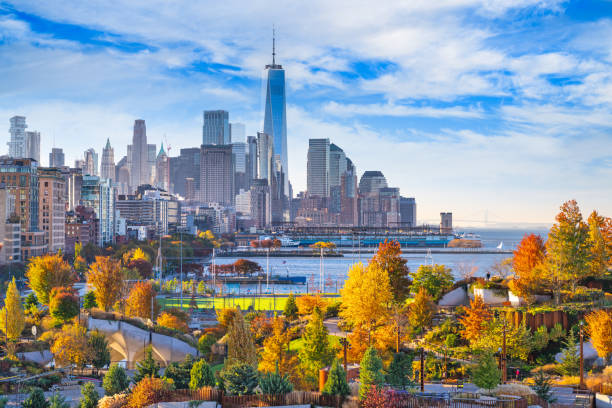
#> input picture NewYork.jpg, 612 x 408 px
$ python histogram.py
#> lines starting #> are read from the running program, lines starting #| are printed output that depends on the picture
import cv2 as cv
import numpy as np
import matplotlib.pyplot as plt

img = cv.imread('NewYork.jpg')
#> img is the input picture: shape (408, 612, 3); mean B, G, R 153.3, 149.1, 140.7
cv.imshow('Original', img)

gray = cv.cvtColor(img, cv.COLOR_BGR2GRAY)
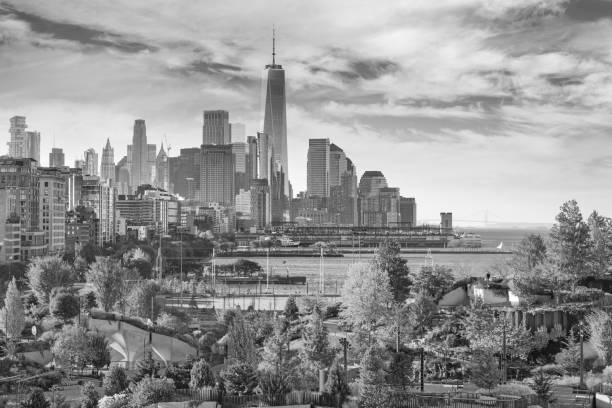
#> gray: shape (408, 612); min 2, max 255, mean 147.1
cv.imshow('Gray', gray)

# Create a histogram of the grayscale image
gray_hist = cv.calcHist([gray], [0], None, [256], [0, 256])
#> gray_hist = 256 values, max 2095 at index 188, min 0 at index 0, mean 975.4
plt.figure()
plt.title('Grayscale Histogram')
plt.xlabel('Bins')
plt.ylabel('# of Pixels')
plt.plot(gray_hist)
plt.xlim([0, 256])
plt.show()
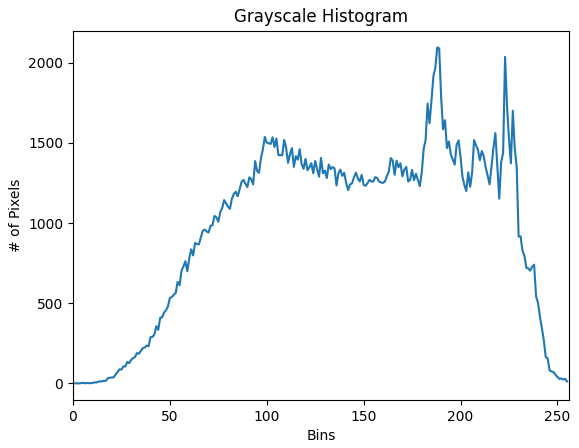
#> figure drawn by matplotlib, 1 panel; curve peaks at x = 188, y = 2095

cv.waitKey(0)
cv.destroyAllWindows()

$ run again, with 1.jpg copied over NewYork.jpg
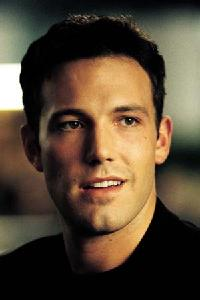
#> input picture 1.jpg, 200 x 300 px
#> img is the input picture: shape (300, 200, 3); mean B, G, R 52.4, 70.4, 85.8
#> `gray = cv.cvtColor(img, cv.COLOR_BGR2GRAY)`:
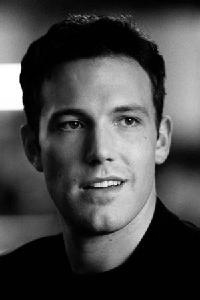
#> gray: shape (300, 200); min 0, max 255, mean 72.9
#> gray_hist = 256 values, max 12118 at index 1, min 0 at index 234, mean 234.4
#> `plt.show()`:
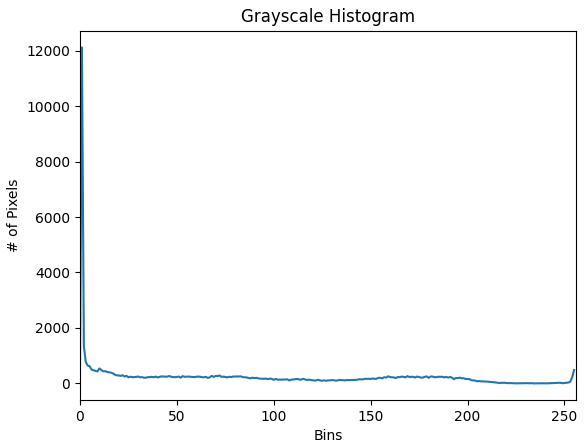
#> figure drawn by matplotlib, 1 panel; curve peaks at x = 1, y = 12118
